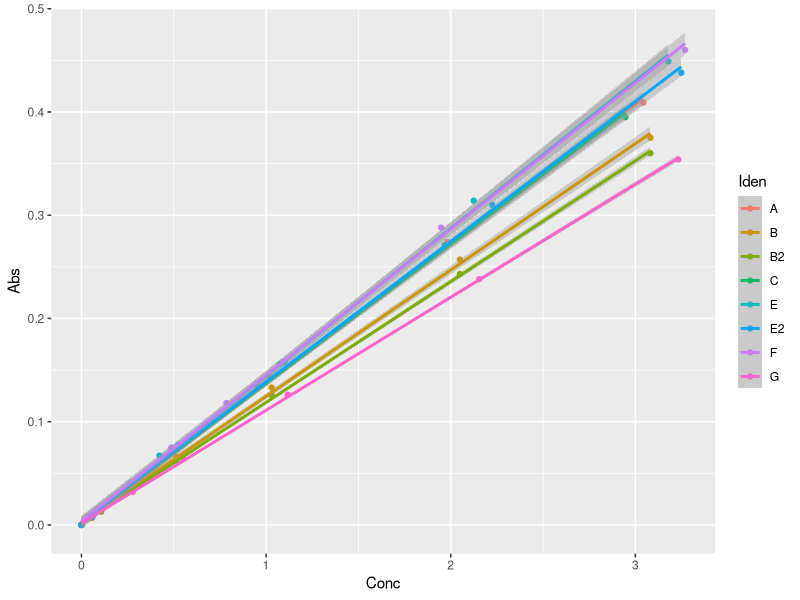
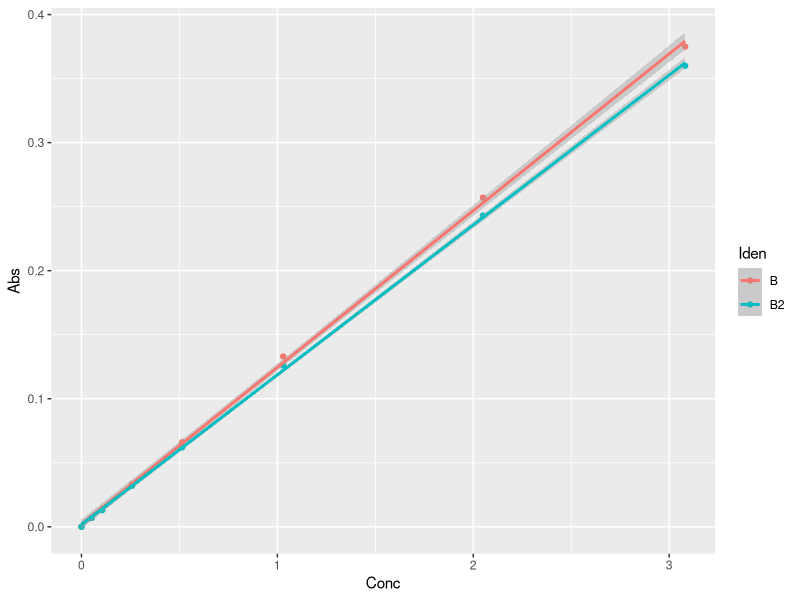
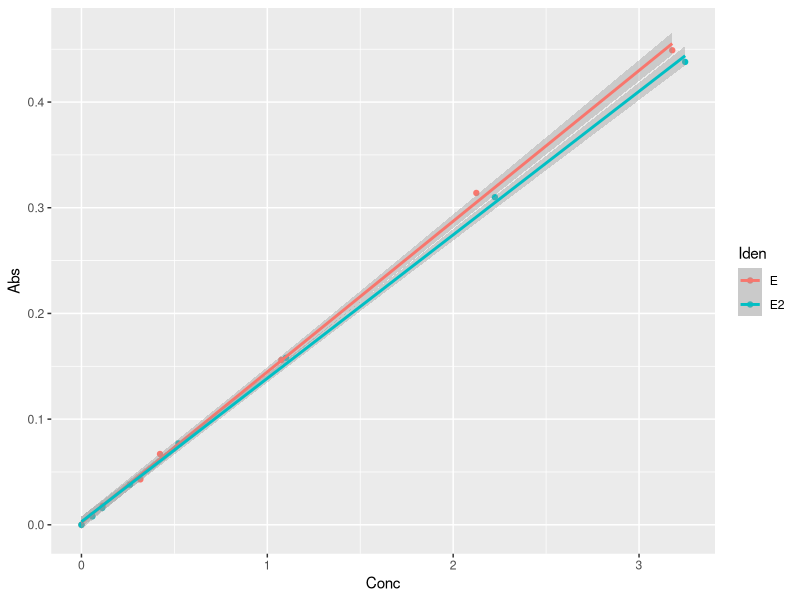
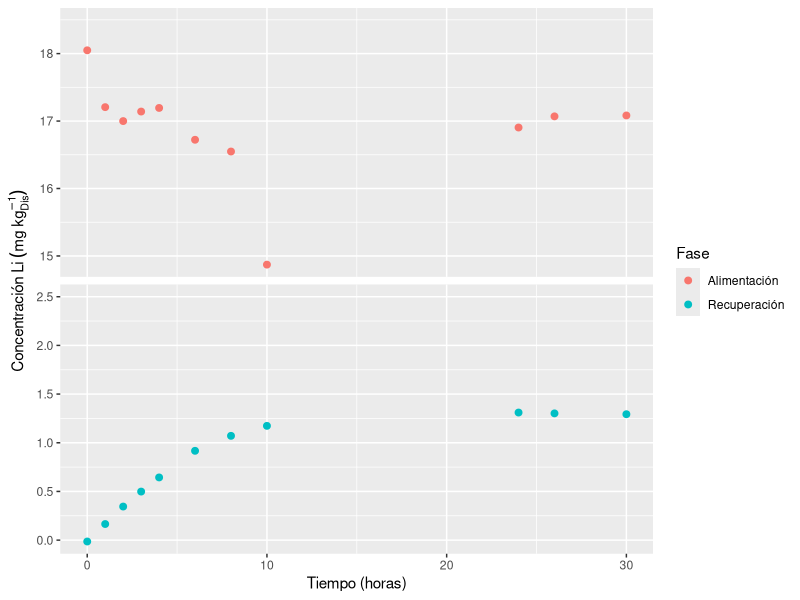
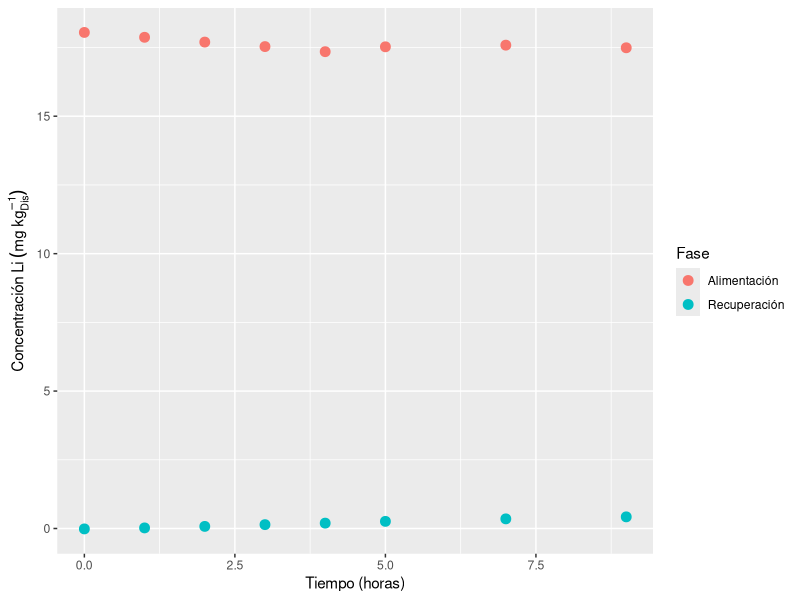
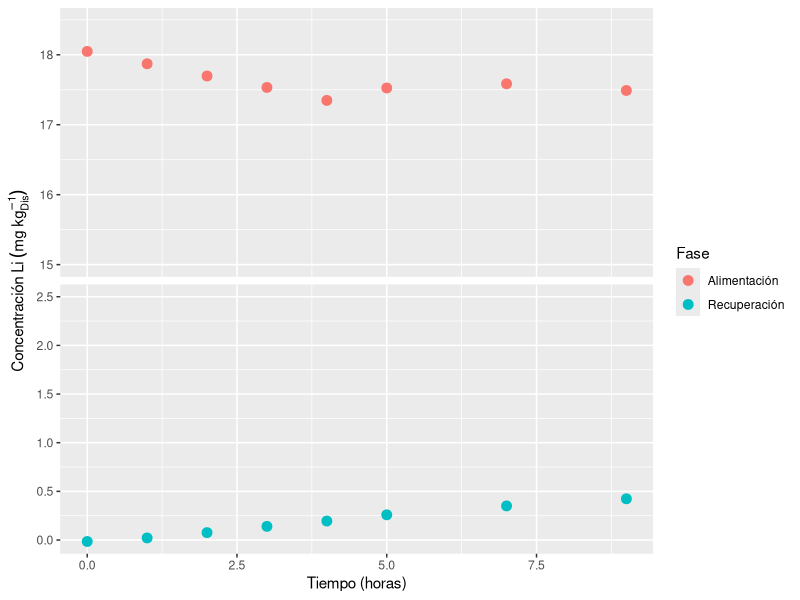
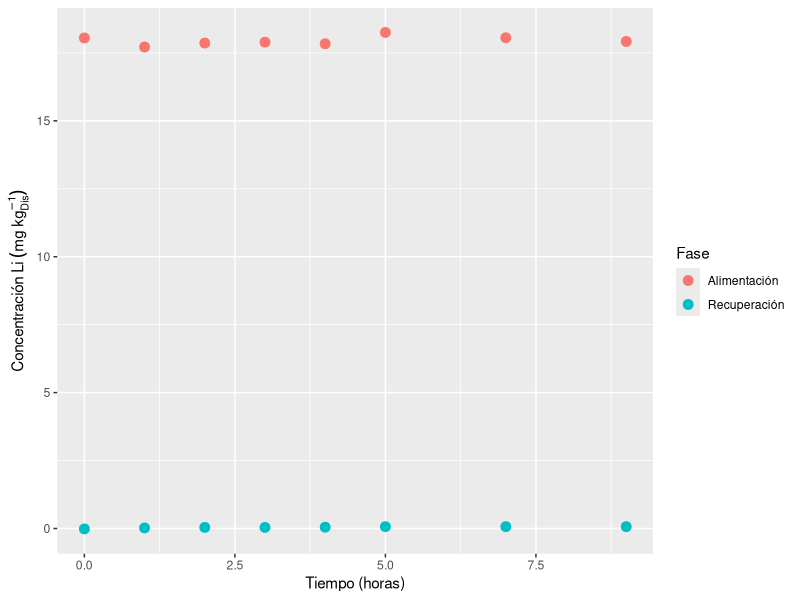
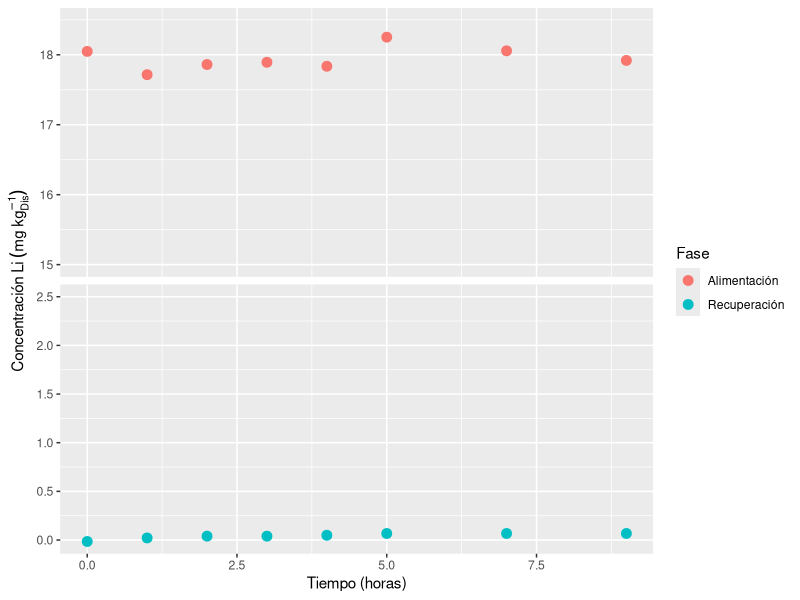

Recreate these plots in R, in order.
library(ggplot2)
library(data.table)
#-------------------------------------------------------
cStock <- 109.0 * 0.187872 * 0.99 / 0.1004535
#-------------------------------------------------------
A_7 <- cStock * 0.3021 / 20.0382
B_7 <- cStock * 0.3055 / 20.0082
C_7 <- cStock * 0.2916 / 19.9763
D_7 <- cStock * 0.2955 / 20.2787
E_7 <- cStock * 0.3159 / 20.0570
F_7 <- cStock * 0.3230 / 19.9384

G_7  <- cStock * 0.3207 / 20.0251
B2_7 <- cStock * 0.3055 / 20.0082
E2_7 <- cStock * 0.3248 / 20.1809
#-------------------------------------------------------
ConcA  <- c(0, c(0.1015, 0.2062, 0.5063, 0.9918, 2.0116, 4.0131) * A_7 / c(6.0092, 6.1104, 6.0490, 6.0101, 6.0084, 6.1631), A_7)
ConcB  <- c(0, c(0.1019, 0.2068, 0.5043, 1.0027, 2.0083, 4.0086) * B_7 / c(6.0221, 6.0073, 6.0274, 6.0159, 6.0091, 6.0275), B_7)
ConcC  <- c(0, c(0.1071, 0.1951, 0.5054, 0.9982, 1.9930, 4.0172) * C_7 / c(6.0076, 6.0411, 6.4149, 6.2060, 6.2019, 6.0155), C_7)
ConcD  <- c(0, c(0.1034, 0.2102, 0.5041, 1.0206, 2.0522, 4.1199) * D_7 / c(6.1058, 6.0045, 6.0662, 6.1237, 6.1408, 5.9962), D_7)
ConcE  <- c(0, c(0.1091, 0.2159, 0.5202, 0.3225, 1.0568, 2.0887) * E_7 / c(6.1465, 5.9976, 5.2180, 2.4255, 3.1233, 3.1248), E_7)
ConcF  <- c(0, c(0.1025, 0.2084, 0.4845, 0.3466, 0.5052, 0.9207) * F_7 / c(6.0592, 6.1558, 5.8998, 2.3292, 2.1033, 1.5454), F_7)

ConcG  <- c(0, c(0.1230, 0.2140, 0.5185, 1.0441, 2.0835, 4.1032) * G_7 / c(6.8493, 6.4510, 6.0324, 6.0963, 6.0284, 6.1571), G_7)
ConcB2 <- c(0, c(0.1019, 0.2068, 0.5043, 1.0027, 2.0083, 4.0086) * B2_7 / c(6.0221, 6.0073, 6.0274, 6.0159, 6.0091, 6.0275), B2_7)
ConcE2 <- c(0, c(0.1116, 0.2073, 0.4822, 1.0174, 2.0379, 4.0940) * E2_7 / c(6.1666, 6.0110, 5.9941, 6.3287, 6.0144, 5.9783), E2_7)
#-------------------------------------------------------
AbsoA  <- c(0, 0.007, 0.015, 0.037, 0.072, 0.144, 0.274, 0.409)
AbsoB  <- c(0, 0.007, 0.014, 0.033, 0.066, 0.133, 0.257, 0.375)
AbsoC  <- c(0, 0.007, 0.014, 0.033, 0.068, 0.136, 0.271, 0.395)
AbsoD  <- c(0.023, 0.026, 0.064, 0.056, 0.095, 0.166, 0.307, 0.436)
AbsoE  <- c(0, 0.009, 0.018, 0.043, 0.067, 0.156, 0.314, 0.449)
AbsoF  <- c(0, 0.009, 0.017, 0.041, 0.075, 0.118, 0.288, 0.460)

AbsoG  <- c(0, 0.007, 0.013, 0.032, 0.064, 0.126, 0.238, 0.354)
AbsoB2 <- c(0, 0.007, 0.013, 0.032, 0.062, 0.126, 0.243, 0.360)
AbsoE2 <- c(0, 0.008, 0.016, 0.038, 0.077, 0.158, 0.310, 0.438)

AbsoB3 <- c(0, 0.007, 0.013, 0.030, 0.062, 0.123, 0.244, 0.361)
AbsoE3 <- c(0, 0.009, 0.017, 0.039, 0.077, 0.159, 0.314, 0.441)
#-------------------------------------------------------
A       <- "HNO3 2% - 17/Dic"
Model.A <- lm(AbsoA ~ ConcA)
B       <- "HCl 1.8% - 17/Dic"
Model.B <- lm(AbsoB ~ ConcB)
C       <- "D.H2O - 17/Dic"
Model.C <- lm(AbsoC ~ ConcC)
E       <- "NaOH 0.001 M + HNO3 2% - 17/Dic"
Model.E <- lm(AbsoE ~ ConcE)
F       <- "NaOH 0.001 M - 17/Dic"
Model.F <- lm(AbsoF ~ ConcF)
G       <- "HCl 3.6% - 23/Dic"
Model.G <- lm(AbsoG ~ ConcG)
B2      <- "HCl 1.8% - 23/Dic"
Model.B2<- lm(AbsoB2 ~ ConcB2)
E2      <- "NaOH 0.001 M + HNO3 2% - 23/Dic"
Model.E2<- lm(AbsoE2 ~ ConcE2)
B3      <- "HCl 1.8% - 24/Dic"
Model.B3<- lm(AbsoB3 ~ ConcB2)
E3      <- "NaOH 0.001 M + HNO3 2% - 24/Dic"
Model.E3<- lm(AbsoE3 ~ ConcE2)

Data <- data.frame(Conc = c(ConcA, ConcB, ConcC, ConcD, ConcE, ConcF, ConcG, ConcB2, ConcE2), 
                   Abs = c(AbsoA, AbsoB, AbsoC, AbsoD, AbsoE, AbsoF, AbsoG, AbsoB2, AbsoE2),
                   Iden = rep(c(LETTERS[1:7], "B2", "E2"), each = length(ConcA)))

ggplot(data = Data[-which(Data$Iden == "D"), ], aes(x = Conc, y = Abs)) + geom_point(aes(color = Iden)) + 
  stat_smooth(method = lm, aes(group = Iden, color = Iden))

ggplot(data = Data[which(Data$Iden %in% c("B", "B2")), ], aes(x = Conc, y = Abs)) + geom_point(aes(color = Iden)) + 
  stat_smooth(method = lm, aes(group = Iden, color = Iden))

ggplot(data = Data[which(Data$Iden %in% c("E", "E2")), ], aes(x = Conc, y = Abs)) + geom_point(aes(color = Iden)) + 
  stat_smooth(method = lm, aes(group = Iden, color = Iden))

Time1 <- c(0, 1, 2, 3, 4, 5, 7, 9)
Time2 <- c(0, 1, 2, 3, 3.5, 4, 6, 8)
Time3 <- c(0, 1, 2, 3, 4, 6, 8, 10, 24, 26, 30)

AbsStr4.1 <- c(0, 0.004, 0.010, 0.017, 0.023, 0.030, 0.040, 0.048)
AbsStr4.2 <- c(0, 0.004, 0.006, 0.006, 0.007, 0.009, 0.009, 0.009)
AbsStr4.3 <- c(0, 0.004, 0.009, 0.011, 0.013, 0.018, 0.028, 0.029)
AbsStr4.4 <- c(0, 0.012, 0.024, 0.036, 0.047, 0.050, 0.052, 0.053)
AbsStr4.5 <- c(0, 0.014, 0.029, 0.032, 0.034, 0.039, 0.044, 0.046)
AbsStr4.6 <- c(0, 0.004, 0.011, 0.015, 0.018, 0.021, 0.030, 0.032)
AbsStr5.1 <- c(0, 0.009, 0.022, 0.038, 0.055, 0.089, 0.117, 0.146, 0.250, 0.252, 0.252)
AbsStr5.2 <- c(0, 0.013, 0.021, 0.030, 0.038, 0.053, 0.063, 0.070, 0.079, 0.077, 0.079)
AbsStr5.3 <- c(0, 0.021, 0.042, 0.060, 0.077, 0.109, 0.127, 0.139, 0.155, 0.154, 0.153)

AbsFeeT.0 <- c(0.233, 0.242, 0.252)
DilFeeT.0 <- c(0.2159/2.3130, 0.2069/2.1233, 0.2107/2.0564)
ConFeeT.0 <- (AbsFeeT.0 - Model.E2$coefficients[1]) / Model.E2$coefficients[2] / DilFeeT.0
(paste(mean(ConFeeT.0), "+-", sd(ConFeeT.0)))

AbsFee4.1 <- c(0.266, 0.271, 0.260, 0.264, 0.264, 0.245, 0.250)
DilFee4.1 <- c(0.2209/2.0369, 0.2208/1.9785, 0.2214/2.0496, 0.2219/2.0014, 0.2223/2.0255, 0.2112/2.0825, 0.2219/2.1321)
AbsFee4.2 <- c(0.269, 0.257, 0.264, 0.248, 0.241, 0.280, 0.269)
DilFee4.2 <- c(0.2219/2.0054, 0.2218/2.1164, 0.2204/2.0503, 0.2234/2.2068, 0.2214/2.3039, 0.2232/1.9744, 0.2219/2.0285)
AbsFee4.3 <- c(0.265, 0.269, 0.230, 0.248, 0.233, 0.247, 0.208)
DilFee4.3 <- c(0.2209/2.0169, 0.2204/1.9509, 0.2266/2.3235, 0.2233/2.1367, 0.2225/2.2619, 0.2225/2.0856, 0.2240/2.4797)
AbsFee4.4 <- c(0.262, 0.247, 0.231, 0.267, 0.241, 0.240, 0.249)
DilFee4.4 <- c(0.2219/2.0001, 0.2239/2.1601, 0.2230/2.2828, 0.2237/1.9808, 0.2242/2.2104, 0.2213/2.2230, 0.2231/2.1706)
AbsFee4.5 <- c(0.263, 0.245, 0.242, 0.226, 0.218, 0.226, 0.256)
DilFee4.5 <- c(0.2236/2.0511, 0.2227/2.1825, 0.2224/2.2083, 0.2220/2.3600, 0.2227/2.4282, 0.2233/2.3638, 0.2222/2.0933)
AbsFee4.6 <- c(0.247, 0.258, 0.262, 0.251, 0.248, 0.243, 0.243)
DilFee4.6 <- c(0.2221/2.1979, 0.2223/2.0962, 0.2224/2.0708, 0.2229/2.1865, 0.2226/2.1364, 0.2291/2.3104, 0.2291/2.3104)
AbsFee5.1 <- c(0.228, 0.240, 0.210, 0.222, 0.247, 0.224, 0.213, 0.216, 0.196, 0.230)
DilFee5.1 <- c(0.2223/2.3537, 0.2155/2.1574, 0.2233/2.5278, 0.2246/2.3691, 0.2234/2.1031,
               0.2218/2.2935, 0.2229/2.5253, 0.2196/2.2785, 0.2224/2.5236, 0.2233/2.1458)
AbsFee5.2 <- c(0.202, 0.201, 0.194, 0.229, 0.239, 0.257, 0.229, 0.247, 0.268, 0.249)
DilFee5.2 <- c(0.2065/2.4048, 0.2010/2.3862, 0.2018/2.4653, 0.2203/2.2904, 0.2210/2.1576,
               0.2202/2.0155, 0.2233/2.4226, 0.2208/2.1767, 0.2217/2.0013, 0.2211/2.1895)
AbsFee5.3 <- c(0.255, 0.235, 0.227, 0.213, 0.234, 0.219, 0.210, 0.232, 0.246, 0.231)
DilFee5.3 <- c(0.2198/2.0364, 0.2201/2.1883, 0.2213/2.2977, 0.2189/2.4318, 0.2220/2.1806,
               0.2210/2.2973, 0.2236/2.1796, 0.2199/2.2025, 0.2205/2.1017, 0.2226/2.2630)

#------------------------------------------------
#Calculo de concentraciones
for (ii in 1:6){
  assign(paste0("ConStr4.", ii), eval(parse(text = paste0("(AbsStr4.", ii, "- Model.G$coefficients[1]) / Model.G$coefficients[2]"))))
}
for (ii in 1:3){
  assign(paste0("ConStr5.", ii), eval(parse(text = paste0("(AbsStr5.", ii, "- Model.B2$coefficients[1]) / Model.B2$coefficients[2]"))))
}
for (ii in 1:6){
  assign(paste0("ConFee4.", ii), eval(parse(
    text = paste0("c(mean(ConFeeT.0), (AbsFee4.", ii, "- Model.E2$coefficients[1]) / Model.E2$coefficients[2] / DilFee4.", ii, ")"))))
}
for (ii in 1:3){
  assign(paste0("ConFee5.", ii), eval(parse(
    text = paste0("c(mean(ConFeeT.0), (AbsFee5.", ii, "- Model.E2$coefficients[1]) / Model.E2$coefficients[2] / DilFee5.", ii, ")"))))
}
#-----------------------------------------------
#Perfiles de transporte
pdf("Trans17-12-18.pdf", width=10, height=5)
for (ii in 1:4) {
  transporte <- eval(parse(text = paste0("data.frame(Tiempo = c(Time1, Time1), Conc = c(ConFee4.", ii, ", ConStr4.", ii, 
                                         "), Fase=rep(c('Alimentación', 'Recuperación'), each=length(Time1)))")))
  
  q <- ggplot(data=transporte, aes(x=Tiempo,y=Conc, group=Fase)) + #geom_smooth(alpha=0.999,size=0.5) + 
         geom_point(size = 3, aes(color=Fase)) + labs(y=expression(Concentración~Li~(mg~kg[Dis]^-1)), x="Tiempo (horas)")# +
         #geom_smooth(method = 'loess', aes(color=Fase))
  print(q)

  transporte <- data.table(transporte)
  transporte[Fase == "Alimentación", y_min := 15]
  transporte[Fase == "Alimentación", y_max := 18.5]
  transporte[Fase == "Recuperación", y_min := 0]
  transporte[Fase == "Recuperación", y_max := 2.5]
  q <- ggplot(data = transporte, aes(x = Tiempo, y = Conc, group = Fase)) + #geom_smooth(alpha=0.999,size=0.5) + 
         geom_point(size = 3, aes(color=Fase)) + labs(y=expression(Concentración~Li~(mg~kg[Dis]^-1)), x="Tiempo (horas)") + 
         facet_wrap(. ~ Fase, nrow = 2, scales = "free_y") + 
         theme(strip.background = element_blank(), strip.text = element_blank()) + 
         geom_blank(aes(y = y_min)) + geom_blank(aes(y = y_max))
  print(q)
}
for (ii in 5:6) {
  transporte <- eval(parse(text = paste0("data.frame(Tiempo = c(Time2, Time2), Conc = c(ConFee4.", ii, ", ConStr4.", ii, 
                                         "), Fase=rep(c('Alimentación', 'Recuperación'), each=length(Time2)))")))
  
  q <- ggplot(data=transporte, aes(x=Tiempo,y=Conc, group=Fase)) + #geom_smooth(alpha=0.999,size=0.5) + 
    geom_point(size = 3, aes(color=Fase)) + labs(y=expression(Concentración~Li~(mg~kg[Dis]^-1)), x="Tiempo (horas)")# +
  #geom_smooth(method = 'loess', aes(color=Fase))
  print(q)
  
  transporte <- data.table(transporte)
  transporte[Fase == "Alimentación", y_min := 15]
  transporte[Fase == "Alimentación", y_max := 18.5]
  transporte[Fase == "Recuperación", y_min := 0]
  transporte[Fase == "Recuperación", y_max := 2.5]
  q <- ggplot(data = transporte, aes(x = Tiempo, y = Conc, group = Fase)) + #geom_smooth(alpha=0.999,size=0.5) + 
    geom_point(size = 3, aes(color=Fase)) + labs(y=expression(Concentración~Li~(mg~kg[Dis]^-1)), x="Tiempo (horas)") + 
    facet_wrap(. ~ Fase, nrow = 2, scales = "free_y") + 
    theme(strip.background = element_blank(), strip.text = element_blank()) + 
    geom_blank(aes(y = y_min)) + geom_blank(aes(y = y_max))
  print(q)
}
dev.off()

pdf("Trans24-12-18.pdf", width=10, height=5)
for (ii in 1:3) {
  transporte <- eval(parse(text = paste0("data.frame(Tiempo = c(Time3, Time3), Conc = c(ConFee5.", ii, ", ConStr5.", ii, 
                                         "), Fase=rep(c('Alimentación', 'Recuperación'), each=length(Time3)))")))
  
  q <- ggplot(data=transporte, aes(x=Tiempo,y=Conc, group=Fase)) + #geom_smooth(alpha=0.999,size=0.5) + 
    geom_point(size = 3, aes(color=Fase)) + labs(y=expression(Concentración~Li~(mg~kg[Dis]^-1)), x="Tiempo (horas)")# +
  #geom_smooth(method = 'loess', aes(color=Fase))
  print(q)
  
  transporte <- data.table(transporte)
  transporte[Fase == "Alimentación", y_min := 15]
  transporte[Fase == "Alimentación", y_max := 18.5]
  transporte[Fase == "Recuperación", y_min := 0]
  transporte[Fase == "Recuperación", y_max := 2.5]
  q <- ggplot(data = transporte, aes(x = Tiempo, y = Conc, group = Fase)) + #geom_smooth(alpha=0.999,size=0.5) + 
    geom_point(size = 3, aes(color=Fase)) + labs(y=expression(Concentración~Li~(mg~kg[Dis]^-1)), x="Tiempo (horas)") + 
    facet_wrap(. ~ Fase, nrow = 2, scales = "free_y") + 
    theme(strip.background = element_blank(), strip.text = element_blank()) + 
    geom_blank(aes(y = y_min)) + geom_blank(aes(y = y_max))
  print(q)
  
}
dev.off()


transporte <- data.table(transporte)
transporte[Fase == "Alimentación", y_min := 15]
transporte[Fase == "Alimentación", y_max := 18.5]
transporte[Fase == "Recuperación", y_min := 0]
transporte[Fase == "Recuperación", y_max := 2.5]
ggplot(data = transporte, aes(x = Tiempo, y = Conc, group = Fase)) + #geom_smooth(alpha=0.999,size=0.5) + 
  geom_point(size = 2, aes(color=Fase)) + labs(y=expression(Concentración~Li~(mg~kg[Dis]^-1)), x="Tiempo (horas)") + 
  facet_wrap(. ~ Fase, nrow = 2, scales = "free_y") + 
  theme(strip.background = element_blank(), strip.text = element_blank()) + 
  geom_blank(aes(y = y_min)) +
  geom_blank(aes(y = y_max))

